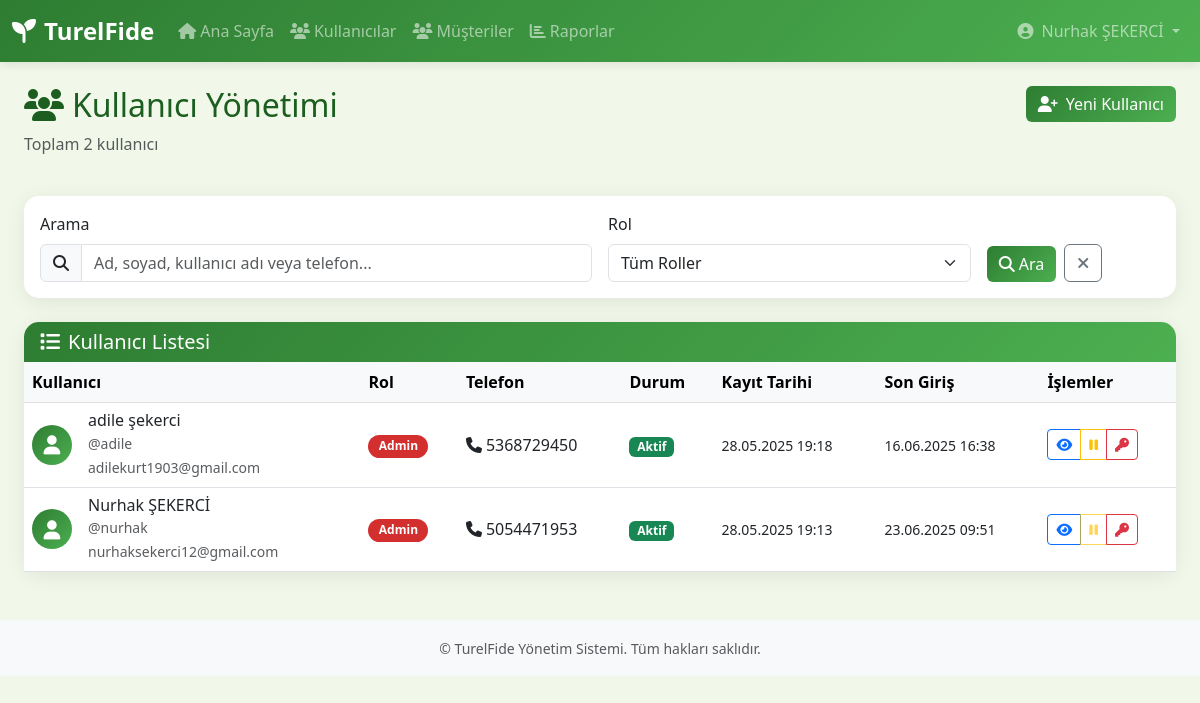
Screenshot of /accounts/users/ (signed in) with the database file from the repository.
### accounts/models.py (models this page shows, shortened)
class User(AbstractUser):
    ROLES = [
        ('admin', 'Admin'),
        ('readonly', 'Patron'),
        ('product_manager', 'Proje Müdürü'),
        ('plant_manager', 'Ekim Sorumlusu'),
        ('plant_personel', 'Ekim Personeli'),
        ('seed_manager', 'Aşı Sorumlusu'),
        ('seed_personel', 'Aşı Personeli'),
        ('finance_personel', 'Finans Personeli'),
        ('shipping_personel', 'Sevkiyat Personeli')
    ]
    role = models.CharField(max_length=20, choices=ROLES)
    phone_number = models.CharField(max_length=10)
    pin_code = models.CharField(max_length=4, unique=True, db_index=True)
    groups = models.ManyToManyField(
        'auth.Group',
        verbose_name='groups',
        blank=True,
        help_text='The groups this user belongs to.',
        related_name='custom_user_set',
        related_query_name='custom_user',
    )
    user_permissions = models.ManyToManyField(
        'auth.Permission',
        verbose_name='user permissions',
        blank=True,
        help_text='Specific permissions for this user.',
        related_name='custom_user_set',
        related_query_name='custom_user',
    )
    class Meta:
        verbose_name = 'Kullanıcı'
        verbose_name_plural = 'Kullanıcılar'

### accounts/views.py (the view, shortened to what this page needs)
# urls.py: path('users/', views.user_list_view, name='user_list'),
@login_required
@role_required(['admin', 'readonly'])
def user_list_view(request):
    search_query = request.GET.get('search', '')
    role_filter = request.GET.get('role', '')
    users = User.objects.all().order_by('-date_joined')
    if role_filter:
        users = users.filter(role=role_filter)
    paginator = Paginator(users, 20)
    page_number = request.GET.get('page')
    page_obj = paginator.get_page(page_number)
    context = {
        'page_obj': page_obj,
        'search_query': search_query,
        'role_filter': role_filter,
        'roles': User.ROLES,
        'total_users': users.count()
    }
    return render(request, 'accounts/user_list.html', context)

### accounts/utils.py (called while the page is built)
def role_required(allowed_roles):
    def decorator(view_func):
        @wraps(view_func)
        def _wrapped_view(request, *args, **kwargs):
            if not request.user.is_authenticated:
                return redirect('accounts:login')
            if request.user.role not in allowed_roles:
                return JsonResponse({
                    'error': 'Bu işlem için yetkiniz yoktur',
                    'required_roles': allowed_roles,
                    'user_role': request.user.role
                }, status=403)
            return view_func(request, *args, **kwargs)
        return _wrapped_view
    return decorator

    def get_user(self, user_id):
        try:
            return User.objects.get(pk=user_id)
        except User.DoesNotExist:
            return None

### accounts/templates/accounts/user_list.html (shortened to what this page needs)
{% extends 'accounts/base.html' %}
{% block content %}
<div class="container-fluid">
    <div class="row mb-4">
        <div class="col-md-6">
            <h2><i class="fas fa-users me-2"></i>Kullanıcı Yönetimi</h2>
            <p class="text-muted">Toplam {{ total_users }} kullanıcı</p>
        </div>
        <div class="col-md-6 text-end">
            {% if user.role == 'admin' %}
            <a href="{% url 'accounts:create_user' %}" class="btn btn-primary">
                <i class="fas fa-user-plus me-2"></i>Yeni Kullanıcı
            </a>
            {% endif %}
        </div>
    </div>
    <div class="card mb-4">
        <div class="card-body">
            <form method="get" id="searchForm">
                <div class="row g-3">
                    <div class="col-md-6">
                        <label for="search" class="form-label">Arama</label>
                        <div class="input-group">
                            <span class="input-group-text"><i class="fas fa-search"></i></span>
                            <input
                                type="text"
                                class="form-control"
                                id="search"
                                name="search"
                                value="{{ search_query }}"
                                placeholder="Ad, soyad, kullanıcı adı veya telefon..."
                            >
                        </div>
                    </div>
                    <div class="col-md-4">
                        <label for="role" class="form-label">Rol</label>
                        <select class="form-select" id="role" name="role">
                            <option value="">Tüm Roller</option>
                        </select>
                    </div>
                    <div class="col-md-2 d-flex align-items-end">
                        <button type="submit" class="btn btn-primary me-2">
                            <i class="fas fa-search me-1"></i>Ara
                        </button>
                        <a href="{% url 'accounts:user_list' %}" class="btn btn-outline-secondary">
                            <i class="fas fa-times"></i>
                        </a>
                    </div>
                </div>
            </form>
        </div>
    </div>
    <div class="card">
        <div class="card-header">
            <h5 class="card-title mb-0">
                <i class="fas fa-list me-2"></i>Kullanıcı Listesi
            </h5>
        </div>
        <div class="card-body p-0">
            {% if page_obj %}
            <div class="table-responsive">
                <table class="table table-hover mb-0">
                    <thead class="table-light">
                        <tr>
                            <th>Kullanıcı</th>
                            <th>Rol</th>
                            <th>Telefon</th>
                            <th>Durum</th>
                            <th>Kayıt Tarihi</th>
                            <th>Son Giriş</th>
                            <th>İşlemler</th>
                        </tr>
                    </thead>
                    <tbody>
                        {% for target_user in page_obj %}
                        <tr>
                            <td>
                                <div class="d-flex align-items-center">
                                    <div class="avatar-circle me-3">
                                        <i class="fas fa-user"></i>
                                    </div>
                                    <div>
                                        <h6 class="mb-0">{{ target_user.get_full_name|default:target_user.username }}</h6>
                                        <small class="text-muted">@{{ target_user.username }}</small>
                                        {% if target_user.email %}
                                        <br><small class="text-muted">{{ target_user.email }}</small>
                                        {% endif %}
                                    </div>
                                </div>
                            </td>
                            <td>
                                <span class="badge role-badge {% if target_user.role == 'admin' %}bg-admin{% elif target_user.role == 'readonly' %}bg-readonly{% elif 'manager' in target_user.role %}bg-manager{% elif 'personel' in target_user.role %}bg-personel{% else %}bg-other{% endif %}">
                                    {{ target_user.get_role_display }}
                                </span>
                            </td>
                            <td>
                                <i class="fas fa-phone me-1"></i>{{ target_user.phone_number }}
                            </td>
                            <td>
                                {% if target_user.is_active %}
                                <span class="badge bg-success">Aktif</span>
                                {% else %}
                                <span class="badge bg-danger">Pasif</span>
                                {% endif %}
                            </td>
                            <td>
                                <small>{{ target_user.date_joined|date:"d.m.Y H:i" }}</small>
                            </td>
                            <td>
                                {% if target_user.last_login %}
                                <small>{{ target_user.last_login|date:"d.m.Y H:i" }}</small>
                                {% else %}
                                <small class="text-muted">Hiç giriş yapmadı</small>
                                {% endif %}
                            </td>
                            <td>
                                <div class="btn-group btn-group-sm">
                                    <a href="{% url 'accounts:user_detail' target_user.id %}"
                                       class="btn btn-outline-primary"
                                       title="Detay">
                                        <i class="fas fa-eye"></i>
                                    </a>
                                    {% if user.role == 'admin' %}
                                    <button type="button"
                                            class="btn btn-outline-warning toggle-status-btn"
                                            data-user-id="{{ target_user.id }}"
                                            data-current-status="{{ target_user.is_active|yesno:'true,false' }}"
                                            title="{% if target_user.is_active %}Deaktive Et{% else %}Aktive Et{% endif %}"
                                            {% if target_user == user %}disabled{% endif %}>
                                        <i class="fas fa-{% if target_user.is_active %}pause{% else %}play{% endif %}"></i>
                                    </button>
                                    <a href="{% url 'accounts:reset_pin' target_user.id %}"
                                       class="btn btn-outline-danger reset-pin-btn"
                                       title="PIN Sıfırla"
                                       onclick="return confirm('{{ target_user.get_full_name }} kullanıcısının PIN kodunu sıfırlamak istediğinizden emin misiniz?')">
                                        <i class="fas fa-key"></i>
                                    </a>
                                    {% endif %}
                                </div>
                            </td>
                        </tr>
                        {% endfor %}
                    </tbody>
                </table>
            </div>
            {% else %}
            <div class="text-center py-5">
                <i class="fas fa-users fa-3x text-muted mb-3"></i>
                <h5 class="text-muted">Kullanıcı bulunamadı</h5>
                <p class="text-muted">Arama kriterlerinizi değiştirip tekrar deneyin.</p>
            </div>
            {% endif %}
        </div>
    </div>
</div>
{% endblock %}

### accounts/templates/accounts/base.html (shortened to what this page needs)
<!DOCTYPE html>
<html lang="tr">
<head>
    <link href="https://cdn.jsdelivr.net/npm/bootstrap@5.3.0/dist/css/bootstrap.min.css" rel="stylesheet">
    <link rel="stylesheet" href="https://cdn.jsdelivr.net/npm/bootstrap-icons@1.11.0/font/bootstrap-icons.css">
    <link rel="stylesheet" href="https://cdnjs.cloudflare.com/ajax/libs/font-awesome/6.4.0/css/all.min.css">
</head>
<body>
    {% if user.is_authenticated %}
    <nav class="navbar navbar-expand-lg navbar-dark navbar-custom">
        <div class="container-fluid">
            <a class="navbar-brand" href="{% url 'accounts:dashboard' %}">
                <i class="fas fa-seedling me-2"></i>TurelFide
            </a>
            <div class="collapse navbar-collapse" id="navbarNav">
                <ul class="navbar-nav me-auto">
                    <li class="nav-item">
                        <a class="nav-link" href="{% url 'accounts:dashboard' %}">
                            <i class="fas fa-home me-1"></i>Ana Sayfa
                        </a>
                    </li>
                    {% if user.role == 'admin' or user.role == 'readonly' or user.role == 'product_manager' %}
                    <li class="nav-item">
                        <a class="nav-link" href="{% url 'accounts:user_list' %}">
                            <i class="fas fa-users me-1"></i>Kullanıcılar
                        </a>
                    </li>
                    <li class="nav-item">
                        <a class="nav-link" href="{% url 'customers:list' %}">
                            <i class="fas fa-users me-1"></i>Müşteriler
                        </a>
                    </li>
                    {% endif %}
                    {% if 'manager' in user.role or user.role == 'admin' %}
                    <li class="nav-item">
                        <a class="nav-link" href="#!">
                            <i class="fas fa-chart-bar me-1"></i>Raporlar
                        </a>
                    </li>
                    {% endif %}
                </ul>
                <ul class="navbar-nav">
                    <li class="nav-item dropdown">
                        <a class="nav-link dropdown-toggle" href="#" role="button" data-bs-toggle="dropdown">
                            <i class="fas fa-user-circle me-1"></i>
                            {{ user.get_full_name|default:user.username }}
                        </a>
                    </li>
                </ul>
            </div>
        </div>
    </nav>
    {% endif %}
    <main class="{% if user.is_authenticated %}container-fluid mt-4{% endif %}">
        {% block content %}{% endblock %}
    </main>
    {% if user.is_authenticated %}
    <footer class="bg-light text-center py-3 mt-5">
        <div class="container">
            <small class="text-muted">
                © {{ "now"|date:"Y" }} TurelFide Yönetim Sistemi. Tüm hakları saklıdır.
            </small>
        </div>
    </footer>
    {% endif %}
</body>
</html>

### accounts/templates/accounts/base.html (style rules this page uses)
:root { --primary-color: #2e7d32; --secondary-color: #4caf50; --accent-color: #81c784; --success-color: #388e3c; --info-color: #00796b; --warning-color: #f57c00; --danger-color: #d32f2f; --text-dark: #1b5e20; --text-muted: #6c757d; --bg-light: #f1f8e9; --bg-white: #ffffff; --border-light: #e8f5e8; }
body { font-family: 'Segoe UI', Tahoma, Geneva, Verdana, sans-serif; background-color: var(--bg-light); color: var(--text-dark); }
.navbar-custom { background: linear-gradient(135deg, var(--primary-color), var(--secondary-color)); box-shadow: 0 2px 10px rgba(0,0,0,0.1); }
.navbar-brand { font-weight: 700; font-size: 1.5rem; }
.btn-primary { background: linear-gradient(135deg, var(--primary-color), var(--secondary-color)); border: none; transition: all 0.3s ease; }
.card { border: none; box-shadow: 0 4px 20px rgba(0,0,0,0.08); border-radius: 15px; transition: all 0.3s ease; background-color: var(--bg-white); }
.card-header { background: linear-gradient(135deg, var(--primary-color), var(--secondary-color)); color: white; border-radius: 15px 15px 0 0 !important; border: none; }
.role-badge { font-size: 0.75rem; padding: 0.35rem 0.65rem; border-radius: 20px; }
.role-badge.bg-admin { background-color: var(--danger-color) !important; color: white; }
.table-light { background-color: var(--bg-light); }

### accounts/templates/accounts/user_list.html (style rules this page uses)
.avatar-circle { width: 40px; height: 40px; background: linear-gradient(135deg, var(--primary-color), var(--secondary-color)); border-radius: 50%; display: flex; align-items: center; justify-content: center; color: white; font-size: 1.2rem; }
.table td { vertical-align: middle; }
.btn-group-sm .btn { padding: 0.25rem 0.5rem; }

### rows the page displays
User: get_full_name "Nurhak ŞEKERCİ", username "nurhak", email "nurhaksekerci12@gmail.com", role "Admin", phone_number "5054471953", is_active "Aktif", date_joined "28.05.2025 19:13", last_login "23.06.2025 09:51"
User: get_full_name "adile şekerci", username "adile", email "adilekurt1903@gmail.com", role "Admin", phone_number "5368729450", is_active "Aktif", date_joined "28.05.2025 19:18", last_login "16.06.2025 16:38"

### other values shown
{{ total_users }} "2"
